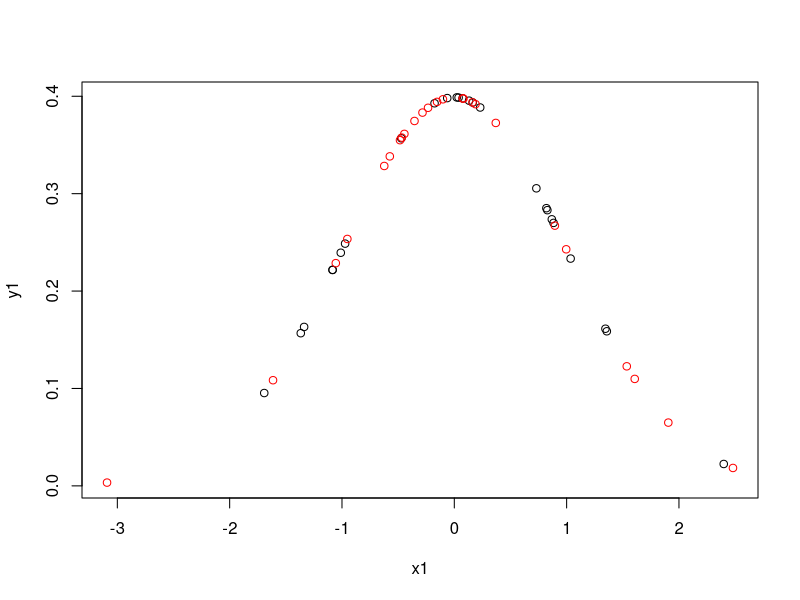
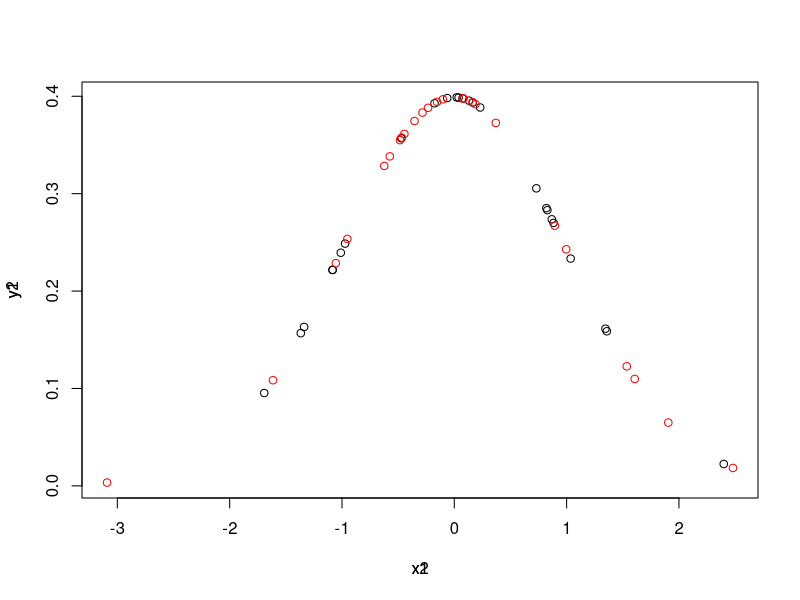

These charts were generated, in order, by the following R code:
## ---- chunk 1
knitr::opts_chunk$set(
  comment = "#>",
  error = TRUE,
  tidy = FALSE,
  width = 60
)

options(digits = 3)
## ---- chunk 2
x1 <- rnorm(25, mean=, sd=1)
y1 <- dnorm(x1, mean=, sd=1)
 
x2 <- rnorm(25, mean=, sd=1)
y2 <- dnorm(x2, mean=, sd=1)
 
# points() 함수를 이용한 경우
plot(x1, y1, type='p', xlim=range(x1,x2), ylim=range(y1,y2))
points(x2, y2, type='p', col="red",xlim=range(x1,x2), ylim=range(y1,y2))
 
# par(new=TRUE)를 이용한 경우
plot(x1, y1, type='p', xlim=range(x1,x2), ylim=range(y1,y2))
par(new=TRUE)
plot(x2, y2, type='p', col="red", axes=F, xlim=range(x1,x2), ylim=range(y1,y2))
